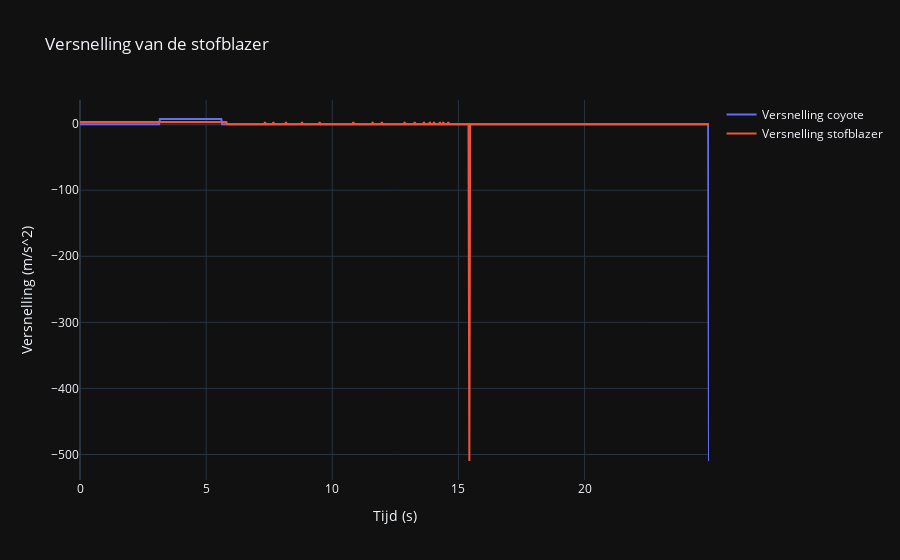
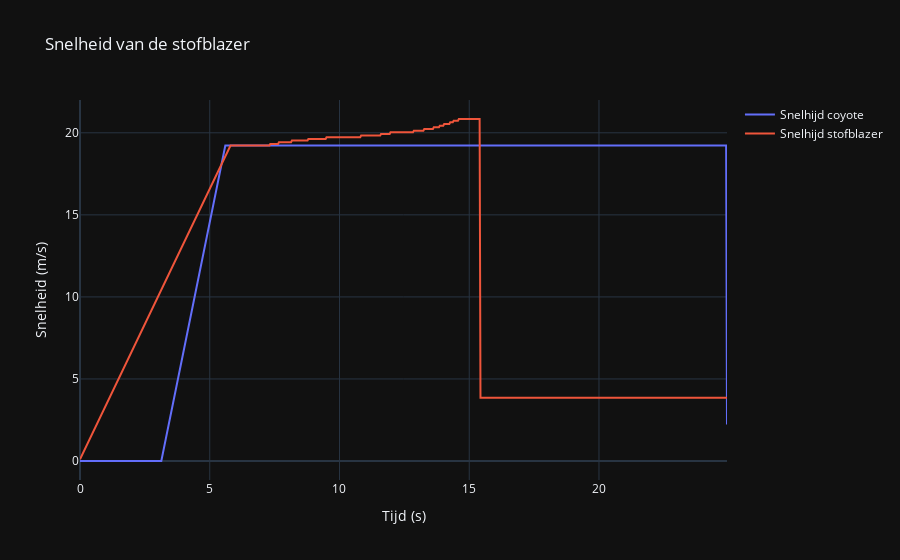
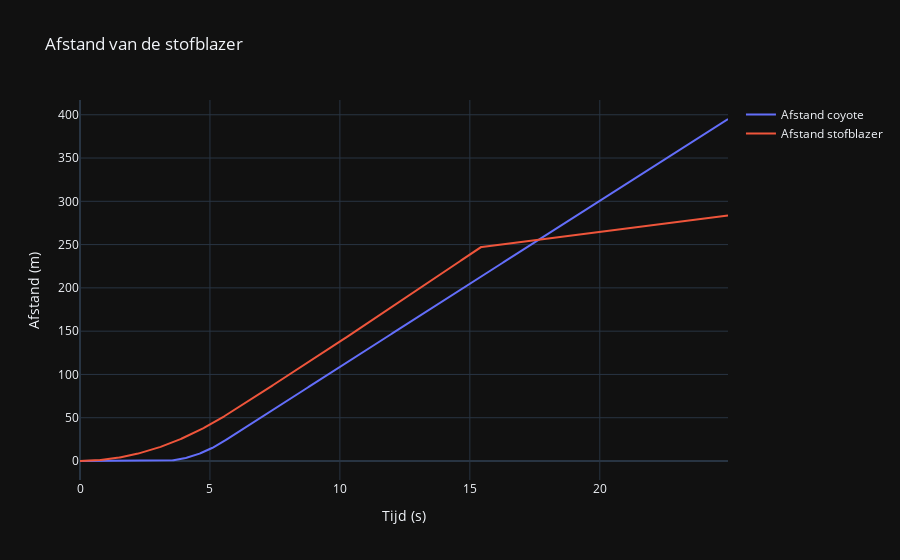
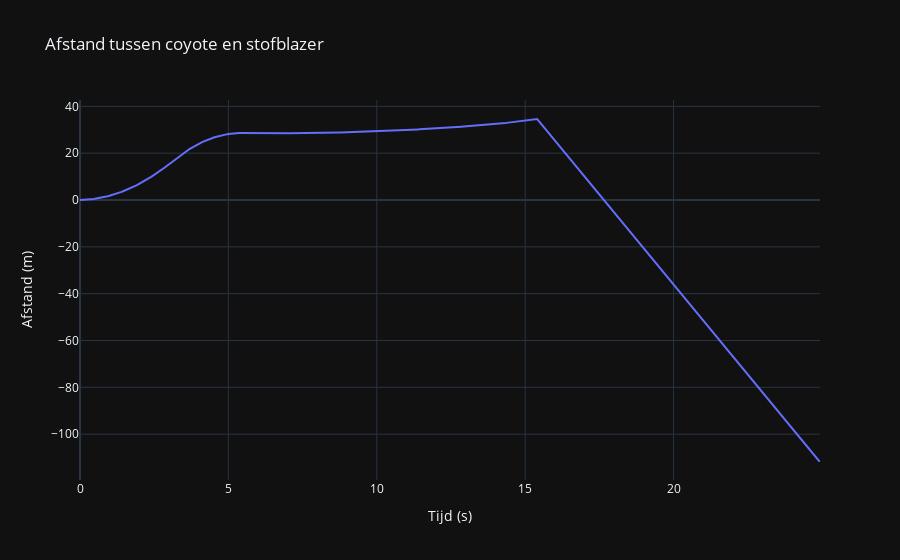

Notebook cell for these charts, in order:
### Code cell
from plotly.offline import init_notebook_mode
import plotly.graph_objects as go

init_notebook_mode(connected=True)

acceleration_graph_coyote = go.Scatter(
    x=frames_seconds,
    y=acceleration_data_coyote,
    name="Versnelling coyote"
)

velocity_graph_coyote = go.Scatter(
    x=frames_seconds,
    y=velocity_data_coyote,
    name="Snelhijd coyote"
)

distance_graph_coyote = go.Scatter(
    x=frames_seconds,
    y=distance_data_coyote,
    name="Afstand coyote"
)

acceleration_graph_blower = go.Scatter(
    x=frames_seconds,
    y=acceleration_data_blower,
    name="Versnelling stofblazer"
)

velocity_graph_blower = go.Scatter(
    x=frames_seconds,
    y=velocity_data_blower,
    name="Snelhijd stofblazer"
)

distance_graph_blower = go.Scatter(
    x=frames_seconds,
    y=distance_data_blower,
    name="Afstand stofblazer"
)

delta_distance_graph = go.Scatter(
    x=frames_seconds,
    y=[distance_data_blower[i] - distance_data_coyote[i] for i in range(len(frames))],
    name="Afstand tussen coyote en stofblazer"
)

acceleration_fig = go.Figure((acceleration_graph_coyote, acceleration_graph_blower), layout=dict(
    title = "Versnelling van de stofblazer",
    xaxis_title="Tijd (s)",
    yaxis_title="Versnelling (m/s^2)",
    autosize=False
))

velocity_fig = go.Figure((velocity_graph_coyote, velocity_graph_blower), layout=dict(
    title = "Snelheid van de stofblazer",
    xaxis_title="Tijd (s)",
    yaxis_title="Snelheid (m/s)",
    autosize=False
))

distance_fig = go.Figure((distance_graph_coyote, distance_graph_blower), layout=dict(
    title = "Afstand van de stofblazer",
    xaxis_title="Tijd (s)",
    yaxis_title="Afstand (m)",
    autosize=False
))

delta_distance_fig = go.Figure(delta_distance_graph, layout=dict(
    title = "Afstand tussen coyote en stofblazer",
    xaxis_title="Tijd (s)",
    yaxis_title="Afstand (m)",
    autosize=False
))

acceleration_fig.show()
velocity_fig.show()
distance_fig.show()
delta_distance_fig.show()

### Figure 1 — Plotly figure (JSON) as saved in the notebook; plotly's stock layout.template omitted (floating-point values rounded to 4 significant figures; data arrays with more than 128 entries replaced by an {"elided": "..."} marker saying what was removed)
{"data": [{"name": "Versnelling coyote", "x": {"elided": "749 float values"}, "y": {"elided": "749 float values"}, "type": "scatter"}, {"name": "Versnelling stofblazer", "x": {"elided": "749 float values"}, "y": {"elided": "749 float values"}, "type": "scatter"}], "layout": {"autosize": false, "title": {"text": "Versnelling van de stofblazer"}, "xaxis": {"title": {"text": "Tijd (s)"}}, "yaxis": {"title": {"text": "Versnelling (m/s^2)"}}}}

### Figure 2 — Plotly figure (JSON) as saved in the notebook; plotly's stock layout.template omitted (floating-point values rounded to 4 significant figures; data arrays with more than 128 entries replaced by an {"elided": "..."} marker saying what was removed)
{"data": [{"name": "Snelhijd coyote", "x": {"elided": "749 float values"}, "y": {"elided": "749 float values"}, "type": "scatter"}, {"name": "Snelhijd stofblazer", "x": {"elided": "749 float values"}, "y": {"elided": "749 float values"}, "type": "scatter"}], "layout": {"autosize": false, "title": {"text": "Snelheid van de stofblazer"}, "xaxis": {"title": {"text": "Tijd (s)"}}, "yaxis": {"title": {"text": "Snelheid (m/s)"}}}}

### Figure 3 — Plotly figure (JSON) as saved in the notebook; plotly's stock layout.template omitted (floating-point values rounded to 4 significant figures; data arrays with more than 128 entries replaced by an {"elided": "..."} marker saying what was removed)
{"data": [{"name": "Afstand coyote", "x": {"elided": "749 float values"}, "y": {"elided": "749 float values"}, "type": "scatter"}, {"name": "Afstand stofblazer", "x": {"elided": "749 float values"}, "y": {"elided": "749 float values"}, "type": "scatter"}], "layout": {"autosize": false, "title": {"text": "Afstand van de stofblazer"}, "xaxis": {"title": {"text": "Tijd (s)"}}, "yaxis": {"title": {"text": "Afstand (m)"}}}}

### Figure 4 — Plotly figure (JSON) as saved in the notebook; plotly's stock layout.template omitted (floating-point values rounded to 4 significant figures; data arrays with more than 128 entries replaced by an {"elided": "..."} marker saying what was removed)
{"data": [{"name": "Afstand tussen coyote en stofblazer", "x": {"elided": "749 float values"}, "y": {"elided": "749 float values"}, "type": "scatter"}], "layout": {"autosize": false, "title": {"text": "Afstand tussen coyote en stofblazer"}, "xaxis": {"title": {"text": "Tijd (s)"}}, "yaxis": {"title": {"text": "Afstand (m)"}}}}
